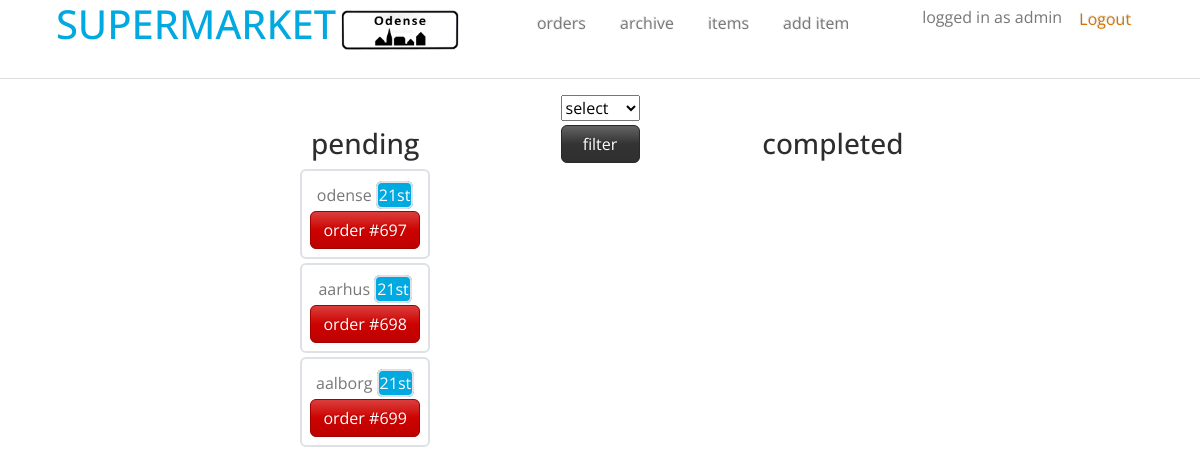
The app's page /order/orders (signed in) with its own data.
### order/models.py (models this page shows)
class Order(models.Model):
    date = models.DateTimeField(auto_now_add=True)
    user = models.ForeignKey(User, on_delete=models.CASCADE)
    json_data = models.JSONField(default=list)
    current_order = models.BooleanField(default=True)
    completed = models.CharField(max_length=10, default='pending')
    urgent = models.BooleanField(default=False)

### order/views.py (the view, shortened to what this page needs)
# urls.py: path('orders', views.orders, name='orders'),
@login_required(login_url='/login')
def orders(request):
    user_filter = ''
    if request.user.is_superuser:
        users = User.objects.filter(~Q(id=1))
        if request.POST:
            user_filter = request.POST.get('user-filter')
            user_obj = User.objects.get(username=user_filter)
            orders = Order.objects.filter(current_order=False, user=user_obj.id)
        else:
            orders = Order.objects.filter(current_order=False)
    return render(request, 'order/orders.html', {'orders': orders, 'users': users, 'user_filter': user_filter})

### parts/templates/order/orders.html (shortened to what this page needs)
{% extends "base.html" %} {% block content %}
<div class="d-flex justify-content-evenly">
    {% if not user.is_superuser %}
    <ul class="list-unstyled border border-3 border p-3 m-3">
        <h3 class="text-center">my orders</h3>
        {% for order in orders %}
        {% if order.current_order %}
        <li class="m-1">
            <a class="btn text-white" {% if user.id == order.user_id %} style="background-color:#00a9e0;"  href="{% url 'order:index' %}">current order
            {% else %}
            style="background-color:#884acf;" href="{% url 'order:order-detail' order.id %}">current store order
            {% endif %}
         </a>
        </li>
        {% else %}
        <li class="m-1">
            <a
            {% if order.completed == 'pending' %}
            class="btn btn-danger"
            {% else %}
            class="btn btn-success"
            {% endif %}href="{% url 'order:order-detail' order.id %}">order #{{ order.id }}
                <span>{{ order.date }}</span>
            </a>
            {% if order.urgent %}
            <span class="btn btn-success">URGENT</span>
            {% endif %}
            </li>
        {% endif %}
        {% endfor %}
    </ul>
    {% else %}
<ul class="list-unstyled p-3 m-3">
    <h3 class="text-center">pending</h3>
    {% for order in orders %}
    {% if order.completed == 'pending' %}
    <li class="d-flex flex-column m-1 text-center border border-2 {% if order.urgent %} border-success {% endif %} rounded p-2">
        {% if user.is_superuser %}
        <div class="m-1">
            <span>{{ order.user }}</span>
            <span class="border border-2 rounded text-white" style="padding: 1px; background: #00a9e0;">{{ order.date|date:"jS" }}</span>
        </div>
        {% endif %}
    <a class="btn btn-danger" href="{% url 'order:order-detail' order.id %}">
        <span>order #{{ order.id }}</span></a>
    </li>
        {% endif %}
        {% endfor %}
</ul>
<form method="POST" class="d-flex flex-column position-fixed">
   <select type="submit" name="user-filter" id="filter-form">
            <option disabled="disabled" selected>select</option>
        </select>
        <button class="btn btn-dark mt-1">filter</button>
</form>
<ul class="list-unstyled p-3 m-3">
    <h3 class="text-center">completed</h3>
</ul>
</div>
{% endif %}
{%  endblock %}

### parts/templates/base.html (shortened to what this page needs)
{% load static %}
<!DOCTYPE html>
<html lang="en">
<head>
    <link rel="stylesheet" href="https://bootswatch.com/5/spacelab/bootstrap.min.css">
    <link rel="stylesheet" type="text/css" href="{% static 'global.css' %}">
</head>
<body >
    <nav class="d-flex justify-content-evenly">
        <div class="d-flex">
            <h1 style="color:#00a9e0;">SUPERMARKET</h1>
            <img src="{% static 'images/odense.jpg' %}" class="city-logo">
        </div>
        {% if user.is_authenticated %}
        <ul class="list-unstyled d-flex justify-content-center">
            {% if user.is_superuser %}
            {% if user.name == 'manager' %}
            <li><a href="{% url 'order:orders'%}"><button class="btn m-1">orders</button></a></li>
            <li><a href="{% url 'order:archive'%}"><button class="btn m-1">archive</button></a></li>
            <li><a href="https://supermarket.eu.pythonanywhere.com/"><button class="btn m-1">copenhagen</button></a></li>
            <li><a href="{% url 'parts:accounts'%}"><button class="btn m-1">accounts</button></a></li>
            {% else %}
            <li><a href="{% url 'order:orders'%}"><button class="btn m-1">orders</button></a></li>
            <li><a href="{% url 'order:archive'%}"><button class="btn m-1">archive</button></a></li>
            <li><a href="{% url 'parts:list-parts'%}"><button class="btn m-1">items</button></a></li>
            <li><a href="{% url 'parts:add-part'%}"><button class="btn m-1">add item</button></a></li>
            {% endif %}
            {% elif 'lead' in user.username %}
            <li><a href="{% url 'order:orders'%}"><button class="btn m-1">orders</button></a></li>
            <li><a href="{% url 'order:index'%}"><button class="btn m-1">order</button></a> </li>
            {% else %}
            <li><a href="{% url 'order:orders'%}"><button class="btn m-1">my orders</button></a></li>
            <li><a href="{% url 'order:index'%}"><button class="btn m-1">order</button></a> </li>
            {% endif %}
        </ul>
        <form action="{% url 'parts:logout' %}" method="POST">
              <span>logged in as {{ user.username }}</span>
              <button type="submit" class="btn btn-link; text-warning">Logout</button>
        </form>
        {% endif %}
    </nav>
    <hr>
    {% block content %}
    {%  endblock %}
</body>
</html>

### parts/static/global.css (style rules this page uses)
.city-logo { width: 8rem; height: 3rem; margin-top: .4rem; background-repeat: no-repeat; background-position: center; background-size: contain; display: inline-block; vertical-align: middle; }

### records on screen
Order: user "odense", date "21st", id "697"
Order: user "aarhus", date "21st", id "698"
Order: user "aalborg", date "21st", id "699"

### other values on screen
{{ user.username }} "admin"
